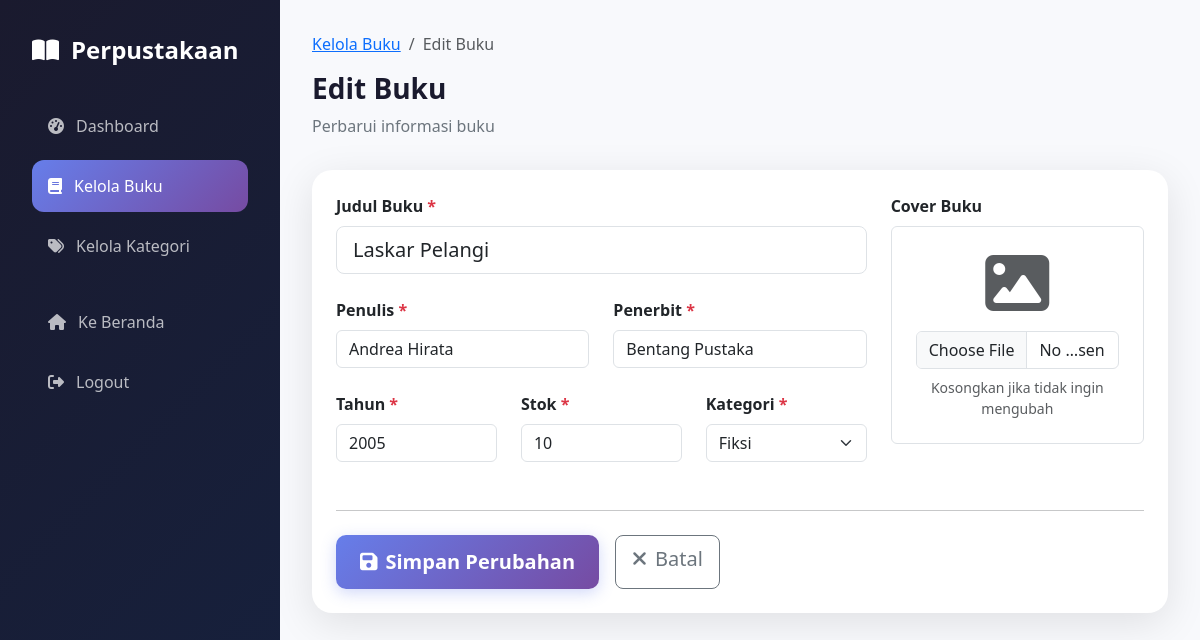
Screenshot of /update_book.php?id=1 (signed in) with the database file from the repository.
### tables this page shows
CREATE TABLE IF NOT EXISTS book (
    id INT PRIMARY KEY AUTO_INCREMENT,
    title VARCHAR(255) NOT NULL,
    author VARCHAR(255) NOT NULL,
    cover VARCHAR(255) DEFAULT NULL,
    publisher VARCHAR(255) NOT NULL,
    year INT NOT NULL,
    stock INT NOT NULL DEFAULT 0,
    category_id INT NOT NULL,
    created_at TIMESTAMP DEFAULT CURRENT_TIMESTAMP,
    FOREIGN KEY (category_id) REFERENCES category(id) ON DELETE RESTRICT
);

CREATE TABLE IF NOT EXISTS category (
    id INT PRIMARY KEY AUTO_INCREMENT,
    name VARCHAR(255) NOT NULL,
    created_at TIMESTAMP DEFAULT CURRENT_TIMESTAMP
);

### update_book.php (the view, shortened to what this page needs)
<?php
require_once 'config.php';
$id = (int)($_GET['id'] ?? 0);
$query = "SELECT * FROM book WHERE id = $id";
$result = mysqli_query($conn, $query);
$book = mysqli_fetch_assoc($result);
$categories_query = "SELECT * FROM category ORDER BY name ASC";
$categories_result = mysqli_query($conn, $categories_query);
?>
<!DOCTYPE html>
<html lang="id">
<head>
    <link rel="stylesheet" href="css/bootstrap.min.css">
    <link rel="stylesheet" href="css/style.css">
    <link rel="stylesheet" href="https://cdnjs.cloudflare.com/ajax/libs/font-awesome/6.4.0/css/all.min.css">
</head>
<body>
    <div class="dashboard-container">
        <aside class="sidebar">
            <div class="sidebar-brand">
                <i class="fas fa-book-open"></i>
                Perpustakaan
            </div>
            <ul class="sidebar-nav">
                <li>
                    <a href="dashboard_admin.php">
                        <i class="fas fa-tachometer-alt"></i>
                        Dashboard
                    </a>
                </li>
                <li>
                    <a href="list_book.php" class="active">
                        <i class="fas fa-book"></i>
                        Kelola Buku
                    </a>
                </li>
                <li>
                    <a href="list_category.php">
                        <i class="fas fa-tags"></i>
                        Kelola Kategori
                    </a>
                </li>
                <li class="mt-4">
                    <a href="index.php">
                        <i class="fas fa-home"></i>
                        Ke Beranda
                    </a>
                </li>
                <li>
                    <a href="logout.php">
                        <i class="fas fa-sign-out-alt"></i>
                        Logout
                    </a>
                </li>
            </ul>
        </aside>
        <main class="main-content">
            <div class="page-header">
                <nav aria-label="breadcrumb">
                    <ol class="breadcrumb">
                        <li class="breadcrumb-item"><a href="list_book.php">Kelola Buku</a></li>
                        <li class="breadcrumb-item active">Edit Buku</li>
                    </ol>
                </nav>
                <h1 class="page-title">Edit Buku</h1>
                <p class="page-subtitle">Perbarui informasi buku</p>
            </div>
            <div class="card-custom">
                <div class="card-body p-4">
                    <form method="POST" action="" enctype="multipart/form-data">
                        <div class="row">
                            <div class="col-md-8">
                                <div class="mb-4">
                                    <label class="form-label fw-semibold">Judul Buku <span class="text-danger">*</span></label>
                                    <input type="text" name="title" class="form-control form-control-lg"
                                           placeholder="Masukkan judul buku" required
                                           value="<?= htmlspecialchars($book['title']) ?>">
                                </div>
                                <div class="row">
                                    <div class="col-md-6 mb-4">
                                        <label class="form-label fw-semibold">Penulis <span class="text-danger">*</span></label>
                                        <input type="text" name="author" class="form-control"
                                               placeholder="Nama penulis" required
                                               value="<?= htmlspecialchars($book['author']) ?>">
                                    </div>
                                    <div class="col-md-6 mb-4">
                                        <label class="form-label fw-semibold">Penerbit <span class="text-danger">*</span></label>
                                        <input type="text" name="publisher" class="form-control"
                                               placeholder="Nama penerbit" required
                                               value="<?= htmlspecialchars($book['publisher']) ?>">
                                    </div>
                                </div>
                                <div class="row">
                                    <div class="col-md-4 mb-4">
                                        <label class="form-label fw-semibold">Tahun <span class="text-danger">*</span></label>
                                        <input type="number" name="year" class="form-control"
                                               placeholder="Tahun terbit" min="1900" max="<?= date('Y') ?>" required
                                               value="<?= $book['year'] ?>">
                                    </div>
                                    <div class="col-md-4 mb-4">
                                        <label class="form-label fw-semibold">Stok <span class="text-danger">*</span></label>
                                        <input type="number" name="stock" class="form-control"
                                               placeholder="Jumlah stok" min="0" required
                                               value="<?= $book['stock'] ?>">
                                    </div>
                                    <div class="col-md-4 mb-4">
                                        <label class="form-label fw-semibold">Kategori <span class="text-danger">*</span></label>
                                        <select name="category_id" class="form-select" required>
                                            <?php while ($cat = mysqli_fetch_assoc($categories_result)): ?>
                                                <option value="<?= $cat['id'] ?>"
                                                    <?= ($book['category_id'] == $cat['id']) ? 'selected' : '' ?>>
                                                    <?= htmlspecialchars($cat['name']) ?>
                                                </option>
                                            <?php endwhile; ?>
                                        </select>
                                    </div>
                                </div>
                            </div>
                            <div class="col-md-4">
                                <div class="mb-4">
                                    <label class="form-label fw-semibold">Cover Buku</label>
                                    <div class="border rounded p-4 text-center" style="min-height: 200px;">
                                        <div id="cover-preview" class="mb-3">
                                            <?php if ($book['cover']): ?>
                                                <img src="uploads/<?= htmlspecialchars($book['cover']) ?>"
                                                     class="img-fluid rounded" style="max-height: 180px;">
                                            <?php else: ?>
                                                <i class="fas fa-image fa-4x text-muted"></i>
                                            <?php endif; ?>
                                        </div>
                                        <input type="file" name="cover" id="cover-input" class="form-control"
                                               accept="image/*" onchange="previewCover(this)">
                                        <small class="text-muted mt-2 d-block">Kosongkan jika tidak ingin mengubah</small>
                                    </div>
                                </div>
                            </div>
                        </div>
                        <hr class="my-4">
                        <div class="d-flex gap-3">
                            <button type="submit" class="btn btn-gradient btn-lg">
                                <i class="fas fa-save me-2"></i>Simpan Perubahan
                            </button>
                            <a href="list_book.php" class="btn btn-outline-secondary btn-lg">
                                <i class="fas fa-times me-2"></i>Batal
                            </a>
                        </div>
                    </form>
                </div>
            </div>
        </main>
    </div>
</body>
</html>

### css/style.css (style rules this page uses)
:root { --primary-gradient: linear-gradient(135deg, #667eea 0%, #764ba2 100%); --secondary-gradient: linear-gradient(135deg, #f093fb 0%, #f5576c 100%); --dark-gradient: linear-gradient(135deg, #1a1a2e 0%, #16213e 100%); --primary-color: #667eea; --secondary-color: #764ba2; --accent-color: #f093fb; --dark-color: #1a1a2e; --light-bg: #f8f9fc; --card-shadow: 0 10px 40px rgba(0, 0, 0, 0.1); --card-shadow-hover: 0 20px 60px rgba(0, 0, 0, 0.15); }
* { margin: 0; padding: 0; box-sizing: border-box; }
body { font-family: 'Segoe UI', Tahoma, Geneva, Verdana, sans-serif; background: var(--light-bg); min-height: 100vh; }
.btn-gradient { background: var(--primary-gradient); color: white; border: none; padding: 0.75rem 1.5rem; font-weight: 600; border-radius: 10px; transition: all 0.3s ease; box-shadow: 0 4px 15px rgba(102, 126, 234, 0.3); }
.card-custom { background: white; border: none; border-radius: 20px; box-shadow: var(--card-shadow); transition: all 0.3s ease; overflow: hidden; }
.card-custom .card-body { padding: 2rem; }
.dashboard-container { display: flex; min-height: 100vh; }
.sidebar { width: 280px; background: var(--dark-gradient); padding: 2rem; position: fixed; height: 100vh; overflow-y: auto; }
.sidebar-brand { color: white; font-size: 1.5rem; font-weight: 700; margin-bottom: 2rem; display: flex; align-items: center; gap: 0.75rem; }
.sidebar-nav { list-style: none; padding: 0; margin: 0; }
.sidebar-nav li { margin-bottom: 0.5rem; }
.sidebar-nav a { display: flex; align-items: center; gap: 0.75rem; padding: 0.875rem 1rem; color: rgba(255, 255, 255, 0.7); text-decoration: none; border-radius: 12px; transition: all 0.3s ease; font-weight: 500; }
.sidebar-nav a:hover, .sidebar-nav a.active { background: rgba(255, 255, 255, 0.1); color: white; }
.sidebar-nav a.active { background: var(--primary-gradient); }
.main-content { flex: 1; margin-left: 280px; padding: 2rem; background: var(--light-bg); }
.page-header { margin-bottom: 2rem; }
.page-title { font-size: 1.75rem; font-weight: 700; color: var(--dark-color); margin-bottom: 0.5rem; }
.page-subtitle { color: #6c757d; }

### rows the page displays
book: title "Laskar Pelangi", author "Andrea Hirata", publisher "Bentang Pustaka", year "2005", stock "10", category_id "Fiksi"
